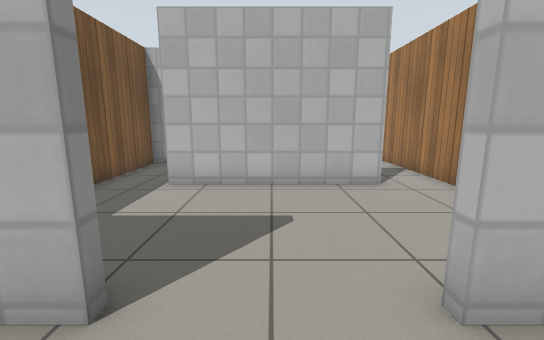
view 1 (above)

14 first-person views from a walk through a robot-simulator world made for Gazebo. The camera is 0.94 m above the floor, tilts 10° down and sees 90° across. The floor is counted in squares, 0.5 m on a side. Each view is taken from the middle of a square. On the plan, view 1 faces up. The plan holds only what a view shows up to about 15 squares ahead; the rest is blank. Simple patterns stand in for the simulator's built-in surfaces.

view 2
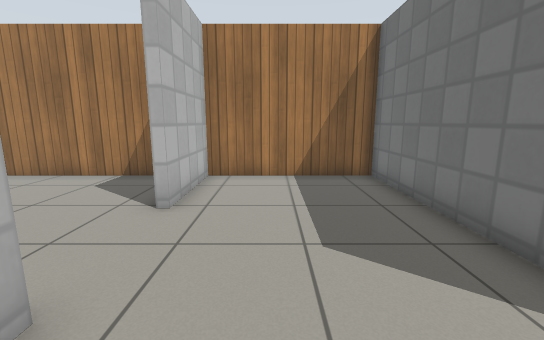

view 3
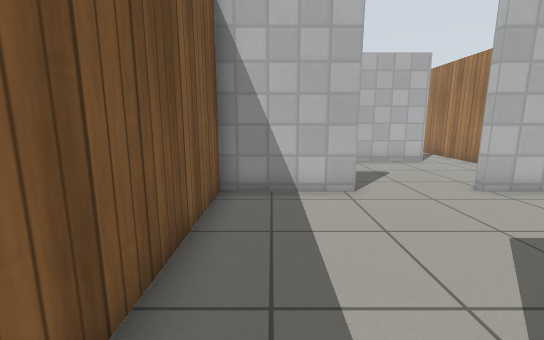

view 4
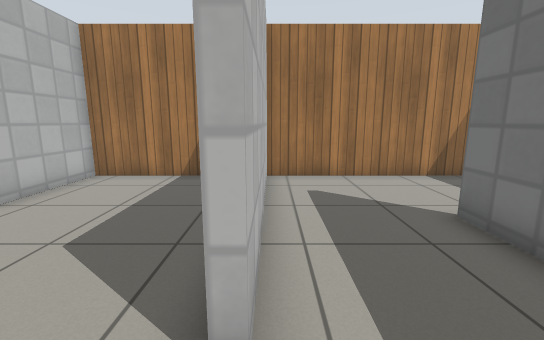

view 5
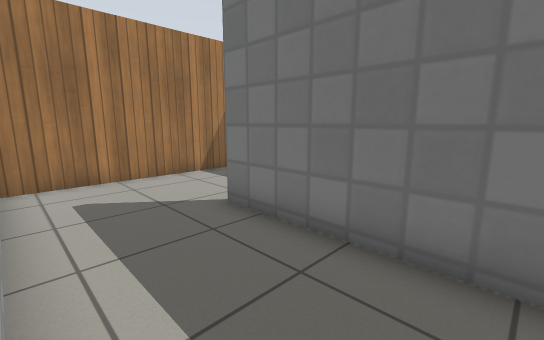

view 6
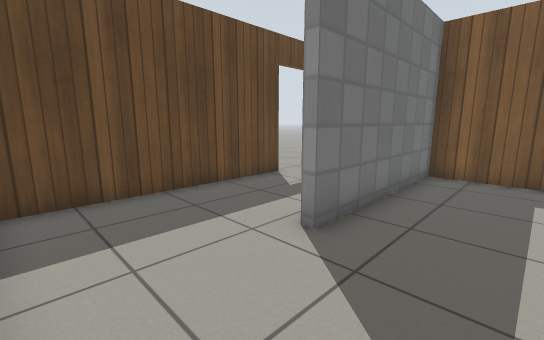

view 7
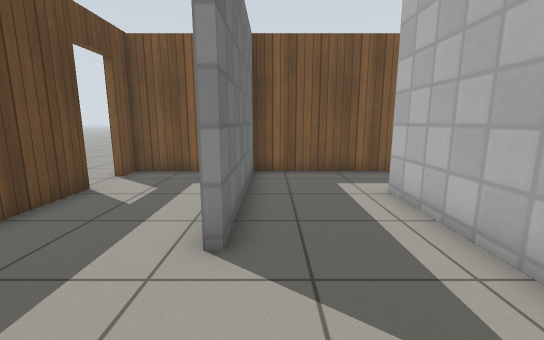

view 8
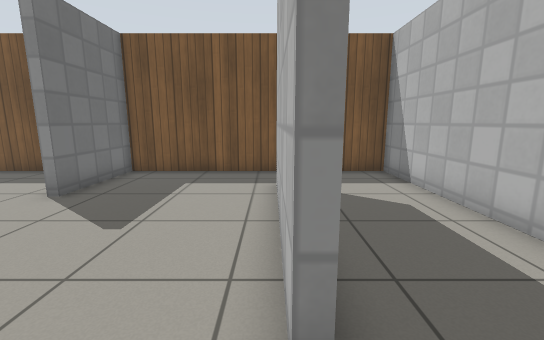

view 9
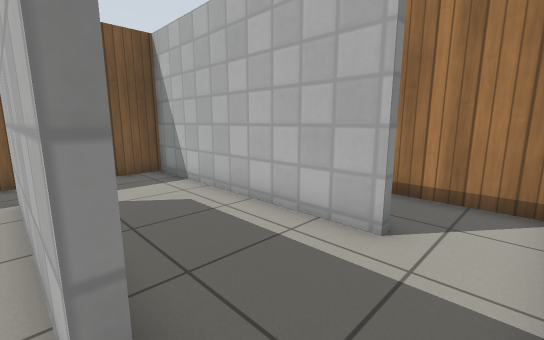

view 10
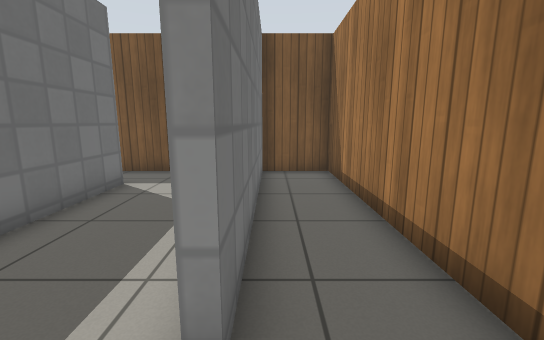

view 11
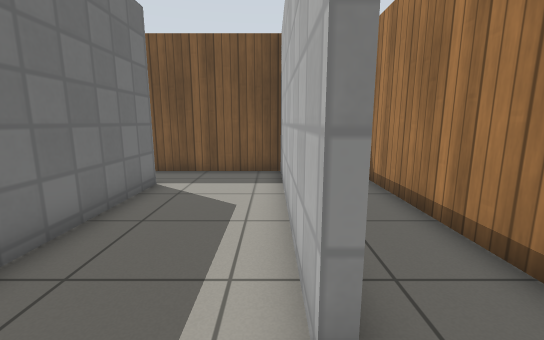

view 12
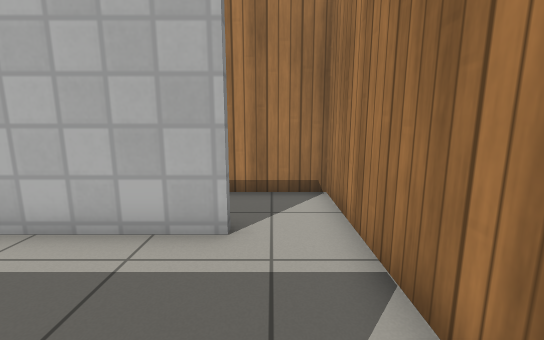

view 13
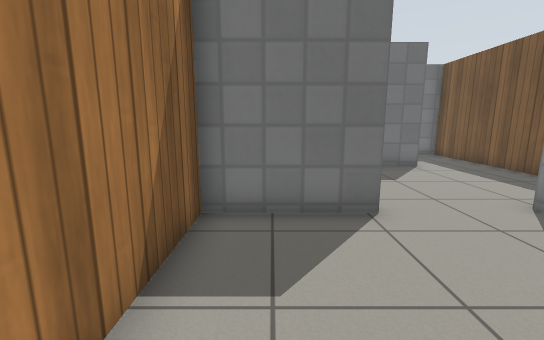

view 14
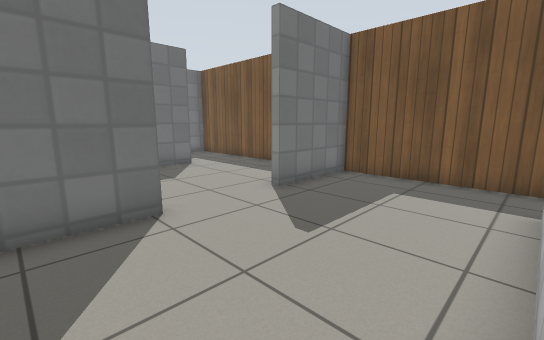

### Floor plan
Points are (right, up) in squares from view 1. A wall is a line through its corners. A room is listed if a view was taken in it or the views show most of it. See-through windows are left out.
Room 1 (views 1, 2)
walls: (-1.6, 2.3) (-5.4, 2.3) (-5.4, -3.5); (-2.3, -3.5) (5.5, -3.5) (5.5, 2.3) (1.8, 2.3)
ways out: opening at (-3.5, -4) to room 2; opening at (0, 3) to room 7
Room 2 (views 3, 4, 5, 6, 7)
walls: (4.6, -3.8) (-2.3, -3.8); (5.5, -8.4) (5.5, -3.7); (-5.4, -3.5) (-5.4, -7.7) (1.2, -7.7) (1.2, -8.1)
ways out: opening at (-3.5, -4) to room 1; opening at (3.5, -8) to room 6
Room 3 (views 8, 9, 12, 13, 14)
walls: (3.4, 8.1) (1.4, 8.1); (1.7, 2.6) (5.5, 2.6) (5.5, 8.5)
ways out: opening at (4.5, 8) to room 5; opening at (2.5, 5.5) to room 7
Room 4 (view 10)
walls: (5.5, 12.5) (5.5, 15.2) (-5.4, 15.2) (-5.4, 12.6) (3.3, 12.6)
ways out: opening at (4.5, 13) to room 5
Room 5 (view 11)
walls: (-3.3, 8.4) (1.7, 8.4); (3.3, 12.6) (3.3, 12.3) (-5.4, 12.3) (-5.4, 7.6); (5.5, 8.5) (5.5, 12.5)
ways out: opening at (4.5, 8) to room 3; opening at (4.5, 13) to room 4; opening at (-4, 8) to room 8
Room 6 (no view inside)
walls: (-2.6, -12.2) (5.3, -12.2); (-5.4, -9.8) (-5.4, -12.2) (-4.2, -12.2); (5.5, -10.9) (5.5, -8.4)
ways out: opening at (3.5, -8) to room 2; open door at (-3.5, -12)
Room 7 (no view inside)
walls: (1.4, 8.1) (-3.3, 8.1); (-3.5, 2.6) (-1.6, 2.6)
ways out: opening at (0, 3) to room 1; opening at (2.5, 5.5) to room 3; opening at (-2.5, 5.5) to room 8
Room 8 (no view inside)
walls: (-5.4, 7.6) (-5.4, 2.6) (-3.5, 2.6)
ways out: opening at (-4, 8) to room 5; opening at (-2.5, 5.5) to room 7

Where each view was taken, in squares from view 1:
view 1: 0 up, 0 right, facing up
view 2: 0 up, 4 left, facing right
view 3: 5 down, 4 left, facing up
view 4: 4 down, 4 left, facing right
view 5: 4 down, 4 left, facing down-right
view 6: 5 down, 5 right, facing down-left
view 7: 7 down, 5 right, facing left
view 8: 8 up, 5 right, facing left
view 9: 8 up, 5 right, facing up-left
view 10: 13 up, 5 right, facing left
view 11: 12 up, 5 right, facing left
view 12: 8 up, 4 right, facing up
view 13: 8 up, 4 right, facing down
view 14: 8 up, 4 right, facing down-left
